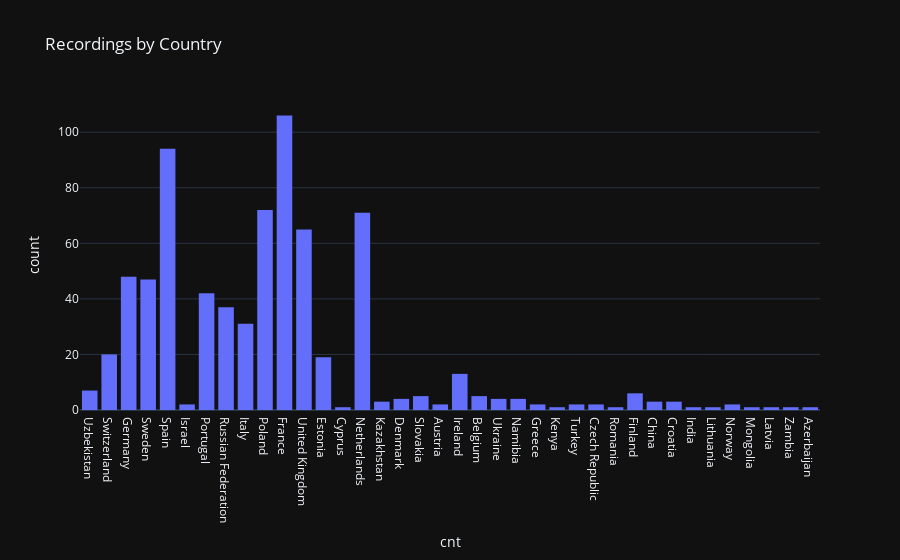

Notebook code cell kept with this figure:
### Code cell
# check statistics
import plotly.express as px

px.histogram(df[uselful_cols], x='cnt', template='plotly_dark', title='Recordings by Country')

### Figure 1 — Plotly figure (JSON) as saved in the notebook; plotly's stock layout.template omitted (floating-point values rounded to 4 significant figures; data arrays with more than 128 entries replaced by an {"elided": "..."} marker saying what was removed)
{"data": [{"alignmentgroup": "True", "bingroup": "x", "hovertemplate": "cnt=%{x}<br>count=%{y}<extra></extra>", "legendgroup": "", "marker": {"color": "#636efa", "pattern": {"shape": ""}}, "name": "", "offsetgroup": "", "orientation": "v", "showlegend": false, "type": "histogram", "x": {"elided": "730 str values"}, "xaxis": "x", "yaxis": "y"}], "layout": {"barmode": "relative", "legend": {"tracegroupgap": 0}, "title": {"text": "Recordings by Country"}, "xaxis": {"anchor": "y", "domain": [0, 1], "title": {"text": "cnt"}}, "yaxis": {"anchor": "x", "domain": [0, 1], "title": {"text": "count"}}}}
